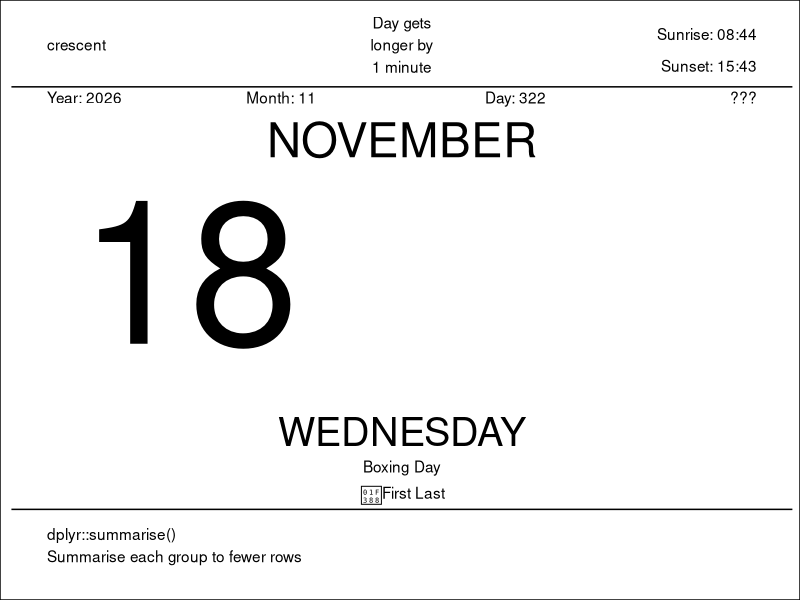

The R script that drew this image: (Note: this script raises an error after producing the figure.)
# load packages ----------------------------------------------------------------

library(tidyverse)
library(lubridate)
library(glue)
library(grid)

# inputs -----------------------------------------------------------------------

now <- Sys.time()

# top
moon_phase <- "crescent"

day_change_length <- 1
day_change_direction <- "longer"
day_change_text <- glue("Day gets\n{day_change_direction} by\n{day_change_length} minute")

sunrise <- "08:44"
sunrise_text <- glue("Sunrise: {sunrise}")
sunset <- "15:43"
sunset_text <- glue("Sunset: {sunset}")


# middle
year  <- year(now)
year_text <- glue("Year: {year}")
month_no <- month(now)
month_text <- glue("Month: {month_no}")
day_of_year <- yday(now)
day_of_year_text <- glue("Day: {day_of_year}")

month_name <- toupper(as.character(month(now, label = TRUE, abbr = FALSE)))

day_of_month <- day(now)
time_local <- glue("{hour(now)}:{minute(now)}")
time_TR <- glue("{hour(now)+3}:{minute(now)}") # need better tz conversion
time_FR <- glue("{hour(now)+1}:{minute(now)}") # need better tz conversion
time_ET <- glue("{hour(now)-5}:{minute(now)}") # need better tz conversion
time_PT <- glue("{hour(now)-8}:{minute(now)}") # need better tz conversion

day_name <- toupper(as.character(wday(now, label = TRUE, abbr = FALSE)))
holiday <- "Boxing Day"
birthday <- "First Last"
birthday_text <- glue("🎈{birthday}")

chance_of_precipitation <- 0.8

function_pkg <- "dplyr"
function_name <- "summarise"
function_title <- "Summarise each group to fewer rows"
function_text <- glue("{function_pkg}::{function_name}()\n{function_title}")

# plot -------------------------------------------------------------------------

ggplot() +
  coord_cartesian(xlim = c(0, 1), ylim = c(0, 1)) +
  geom_hline(yintercept = 0.9) +
  geom_hline(yintercept = 0.1) +
  # top
  geom_text(aes(x = 0.0, y = 0.98), label = moon_phase, hjust = "left") +
  geom_text(aes(x = 0.5, y = 0.98), label = day_change_text, hjust = "center") +
  geom_text(aes(x = 1, y = 1), label = sunrise_text, hjust = "right") +
  geom_text(aes(x = 1, y = 0.94), label = sunset_text, hjust = "right") +
  # middle
  geom_text(aes(x = 0.0, y = 0.88), label = year_text, hjust = "left") +
  geom_text(aes(x = 0.33, y = 0.88), label = month_text, hjust = "center") +
  geom_text(aes(x = 0.66, y = 0.88), label = day_of_year_text, hjust = "center") +
  geom_text(aes(x = 1, y = 0.88), label = "???", hjust = "right") +
  geom_text(aes(x = 0.5, y = 0.8), label = month_name, hjust = "center", vjust = "center", size = 12) +
  geom_text(aes(x = 0.2, y = 0.55), label = day_of_month, hjust = "center", vjust = "center", size = 50) +
  geom_text(aes(x = 0.5, y = 0.22), label = day_name, hjust = "center", vjust = "bottom", size = 10) +
  geom_text(aes(x = 0.5, y = 0.17), label = holiday, hjust = "center", vjust = "bottom") +
  geom_text(aes(x = 0.5, y = 0.12), label = birthday_text, hjust = "center", vjust = "bottom") +
  # bottom
  geom_text(aes(x = 0, y = 0), label = function_text, hjust = "left", vjust = "bottom") +
  # theme
  theme(
    plot.background = element_rect(color = "black"),
    panel.background = element_blank(),
    axis.text = element_blank(),
    axis.ticks = element_blank(),
    axis.title = element_blank()
  )

# switch out background grob
# https://stackoverflow.com/questions/48199791/rounded-corners-in-ggplot2
g <- ggplotGrob(p)
bg <- g$grobs[[1]]
round_bg <- grid::roundrectGrob(
  x = bg$x, y = bg$y, width = bg$width, height = bg$height,
  r = unit(0.1, "snpc"),
  just = bg$just, name = bg$name, gp = bg$gp, vp = bg$vp
)
g$grobs[[1]] <- round_bg
plot(g)


#FONT: TEKO MEDIUM 500 - https://fonts.google.com/specimen/Teko?category=Sans+Serif,Display&thickness=5&width=2&preview.text=PERSEMBE%206%20SUBAT&preview.text_type=custom